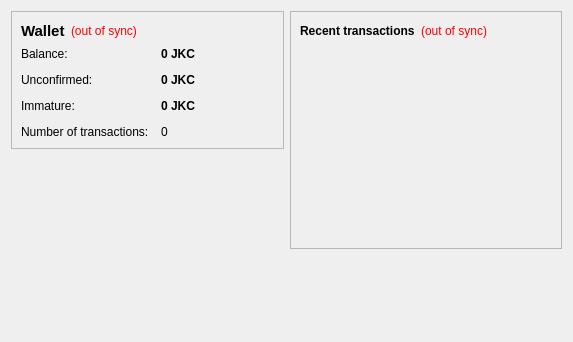
<?xml version="1.0" encoding="UTF-8"?>
<ui version="4.0">
 <class>OverviewPage</class>
 <widget class="QWidget" name="OverviewPage">
  <property name="geometry">
   <rect>
    <x>0</x>
    <y>0</y>
    <width>573</width>
    <height>342</height>
   </rect>
  </property>
  <property name="windowTitle">
   <string>Form</string>
  </property>
  <layout class="QHBoxLayout" name="horizontalLayout" stretch="1,1">
   <item>
    <layout class="QVBoxLayout" name="verticalLayout_2">
     <item>
      <widget class="QFrame" name="frame">
       <property name="frameShape">
        <enum>QFrame::StyledPanel</enum>
       </property>
       <property name="frameShadow">
        <enum>QFrame::Raised</enum>
       </property>
       <layout class="QVBoxLayout" name="verticalLayout_4">
        <item>
         <layout class="QHBoxLayout" name="horizontalLayout_4">
          <item>
           <widget class="QLabel" name="label_5">
            <property name="font">
             <font>
              <pointsize>11</pointsize>
              <weight>75</weight>
              <bold>true</bold>
             </font>
            </property>
            <property name="text">
             <string>Wallet</string>
            </property>
           </widget>
          </item>
          <item>
           <widget class="QLabel" name="labelWalletStatus">
            <property name="toolTip">
             <string>The displayed information may be out of date. Your wallet automatically synchronizes with the Junkcoin network after a connection is established, but this process has not completed yet.</string>
            </property>
            <property name="styleSheet">
             <string notr="true">QLabel { color: red; }</string>
            </property>
            <property name="text">
             <string notr="true">(out of sync)</string>
            </property>
            <property name="alignment">
             <set>Qt::AlignLeading|Qt::AlignLeft|Qt::AlignVCenter</set>
            </property>
           </widget>
          </item>
          <item>
           <spacer name="horizontalSpacer_2">
            <property name="orientation">
             <enum>Qt::Horizontal</enum>
            </property>
            <property name="sizeHint" stdset="0">
             <size>
              <width>40</width>
              <height>20</height>
             </size>
            </property>
           </spacer>
          </item>
         </layout>
        </item>
        <item>
         <layout class="QFormLayout" name="formLayout_2">
          <property name="fieldGrowthPolicy">
           <enum>QFormLayout::AllNonFixedFieldsGrow</enum>
          </property>
          <property name="horizontalSpacing">
           <number>12</number>
          </property>
          <property name="verticalSpacing">
           <number>12</number>
          </property>
          <item row="0" column="0">
           <widget class="QLabel" name="label">
            <property name="text">
             <string>Balance:</string>
            </property>
           </widget>
          </item>
          <item row="0" column="1">
           <widget class="QLabel" name="labelBalance">
            <property name="font">
             <font>
              <weight>75</weight>
              <bold>true</bold>
             </font>
            </property>
            <property name="cursor">
             <cursorShape>IBeamCursor</cursorShape>
            </property>
            <property name="toolTip">
             <string>Your current balance</string>
            </property>
            <property name="text">
             <string notr="true">0 JKC</string>
            </property>
            <property name="textInteractionFlags">
             <set>Qt::LinksAccessibleByMouse|Qt::TextSelectableByKeyboard|Qt::TextSelectableByMouse</set>
            </property>
           </widget>
          </item>
          <item row="1" column="0">
           <widget class="QLabel" name="label_3">
            <property name="text">
             <string>Unconfirmed:</string>
            </property>
           </widget>
          </item>
          <item row="1" column="1">
           <widget class="QLabel" name="labelUnconfirmed">
            <property name="font">
             <font>
              <weight>75</weight>
              <bold>true</bold>
             </font>
            </property>
            <property name="cursor">
             <cursorShape>IBeamCursor</cursorShape>
            </property>
            <property name="toolTip">
             <string>Total of transactions that have yet to be confirmed, and do not yet count toward the current balance</string>
            </property>
            <property name="text">
             <string notr="true">0 JKC</string>
            </property>
            <property name="textInteractionFlags">
             <set>Qt::LinksAccessibleByMouse|Qt::TextSelectableByKeyboard|Qt::TextSelectableByMouse</set>
            </property>
           </widget>
          </item>
          <item row="3" column="0">
           <widget class="QLabel" name="label_2">
            <property name="text">
             <string>Number of transactions:</string>
            </property>
           </widget>
          </item>
          <item row="3" column="1">
           <widget class="QLabel" name="labelNumTransactions">
            <property name="toolTip">
             <string>Total number of transactions in wallet</string>
            </property>
            <property name="text">
             <string notr="true">0</string>
            </property>
           </widget>
          </item>
          <item row="2" column="0">
           <widget class="QLabel" name="labelImmatureText">
            <property name="text">
             <string>Immature:</string>
            </property>
           </widget>
          </item>
          <item row="2" column="1">
           <widget class="QLabel" name="labelImmature">
            <property name="font">
             <font>
              <weight>75</weight>
              <bold>true</bold>
             </font>
            </property>
            <property name="toolTip">
             <string>Mined balance that has not yet matured</string>
            </property>
            <property name="text">
             <string notr="true">0 JKC</string>
            </property>
            <property name="textInteractionFlags">
             <set>Qt::LinksAccessibleByMouse|Qt::TextSelectableByKeyboard|Qt::TextSelectableByMouse</set>
            </property>
           </widget>
          </item>
         </layout>
        </item>
       </layout>
      </widget>
     </item>
     <item>
      <spacer name="verticalSpacer">
       <property name="orientation">
        <enum>Qt::Vertical</enum>
       </property>
       <property name="sizeHint" stdset="0">
        <size>
         <width>20</width>
         <height>40</height>
        </size>
       </property>
      </spacer>
     </item>
    </layout>
   </item>
   <item>
    <layout class="QVBoxLayout" name="verticalLayout_3">
     <item>
      <widget class="QFrame" name="frame_2">
       <property name="frameShape">
        <enum>QFrame::StyledPanel</enum>
       </property>
       <property name="frameShadow">
        <enum>QFrame::Raised</enum>
       </property>
       <layout class="QVBoxLayout" name="verticalLayout">
        <item>
         <layout class="QHBoxLayout" name="horizontalLayout_2">
          <item>
           <widget class="QLabel" name="label_4">
            <property name="text">
             <string>&lt;b&gt;Recent transactions&lt;/b&gt;</string>
            </property>
           </widget>
          </item>
          <item>
           <widget class="QLabel" name="labelTransactionsStatus">
            <property name="toolTip">
             <string>The displayed information may be out of date. Your wallet automatically synchronizes with the Junkcoin network after a connection is established, but this process has not completed yet.</string>
            </property>
            <property name="styleSheet">
             <string notr="true">QLabel { color: red; }</string>
            </property>
            <property name="text">
             <string notr="true">(out of sync)</string>
            </property>
            <property name="alignment">
             <set>Qt::AlignRight|Qt::AlignTrailing|Qt::AlignVCenter</set>
            </property>
           </widget>
          </item>
          <item>
           <spacer name="horizontalSpacer">
            <property name="orientation">
             <enum>Qt::Horizontal</enum>
            </property>
            <property name="sizeHint" stdset="0">
             <size>
              <width>40</width>
              <height>20</height>
             </size>
            </property>
           </spacer>
          </item>
         </layout>
        </item>
        <item>
         <widget class="QListView" name="listTransactions">
          <property name="styleSheet">
           <string notr="true">QListView { background: transparent; }</string>
          </property>
          <property name="frameShape">
           <enum>QFrame::NoFrame</enum>
          </property>
          <property name="verticalScrollBarPolicy">
           <enum>Qt::ScrollBarAlwaysOff</enum>
          </property>
          <property name="horizontalScrollBarPolicy">
           <enum>Qt::ScrollBarAlwaysOff</enum>
          </property>
          <property name="selectionMode">
           <enum>QAbstractItemView::NoSelection</enum>
          </property>
         </widget>
        </item>
       </layout>
      </widget>
     </item>
     <item>
      <spacer name="verticalSpacer_2">
       <property name="orientation">
        <enum>Qt::Vertical</enum>
       </property>
       <property name="sizeHint" stdset="0">
        <size>
         <width>20</width>
         <height>40</height>
        </size>
       </property>
      </spacer>
     </item>
    </layout>
   </item>
  </layout>
 </widget>
 <resources/>
 <connections/>
</ui>
